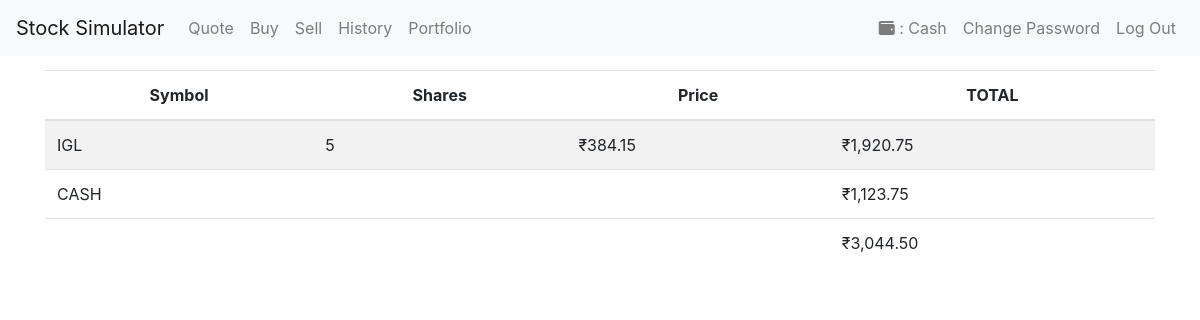
Page / (signed in) on the earlier database version.
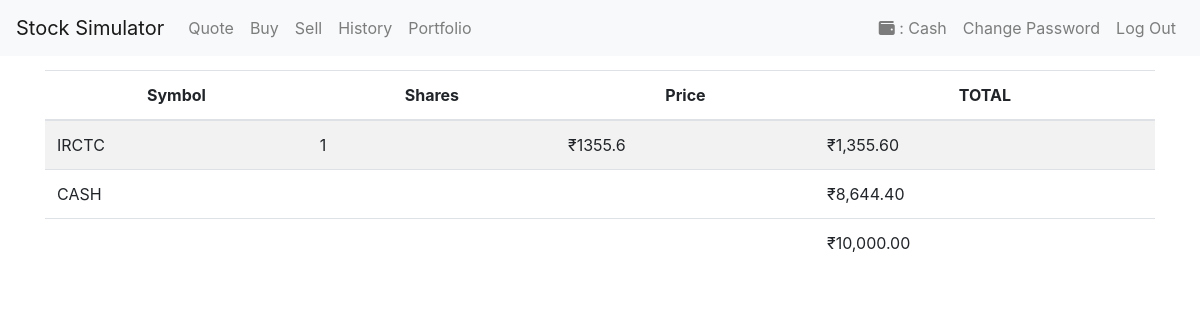
Same page on the later database version.
### tables this page shows
CREATE TABLE 'portfolio' ('id' INTEGER NOT NULL, 'symbol' TEXT NOT NULL, 'shares' INTEGER NOT NULL, 'price' NUMERIC NOT NULL, 'transacted' DATETIME NOT NULL DEFAULT CURRENT_TIMESTAMP);

### app.py (the view)
@app.route("/")
@login_required
def index():
    symbol=list()
    share=list()
    price=list()
    total=list()
    sy = db.execute("SELECT symbol FROM portfolio WHERE id = :id", id= session['user_id'])
    sh = db.execute("SELECT shares FROM portfolio WHERE id = :id", id= session['user_id'])
    pr = db.execute("SELECT price FROM portfolio WHERE id = :id", id= session['user_id'])
    for i in range (len(sy)):
        symbol.append(sy[i]["symbol"].upper())
    for i in range (len(sh)):
        share.append(sh[i]["shares"])
    for i in range (len(pr)):
        price.append(pr[i]["price"])
    for i in range(len(symbol)):
        total.append(price[i]*share[i])
    data = zip(symbol,share,price,total)
    sum = 0.0
    for i in range(len(total)):
        sum+=total[i]
    for i in range(len(total)):
        total[i]=rs(total[i])
    rows = db.execute("SELECT cash FROM users WHERE id=:id", id= session['user_id'])
    sum+=rows[0]["cash"]
    return render_template("index.html", data=data, sum=rs(sum), cash=rs(rows[0]["cash"]))

### helpers.py (called while the page is built)
def login_required(f):
    @wraps(f)
    def decorated_function(*args, **kwargs):
        if session.get("user_id") is None:
            return redirect(url_for("login", next=request.url))
        return f(*args, **kwargs)
    return decorated_function

def rs(value):
    return "₹{:,.2f}".format(value)

### templates/index.html (shortened to what this page needs)
{% extends "layout.html" %}
{% block main %}
<table class="table table-striped">
    <thead>
    <tr>
        <th>Symbol</th>
        <th>Shares</th>
        <th>Price</th>
        <th>TOTAL</th>
    </tr>
    </thead>
        <tfoot>
            <tr>
                <td colspan="3"></td>
                <td>{{sum}}</td>
            </tr>
        </tfoot>
    {% for row in data %}
    <tr>
    {% for item in row %}
    {% if item is not string and item>20%}
        <td>₹{{ item }}</td>
    {% else %}
        <td>{{ item }}</td>
    {% endif %}
    {% endfor %}
    </tr>
    {% endfor %}
    <tr>
      <td colspan="3">CASH</td>
      <td>{{cash}}</td>
    </tr>
</table>
{% endblock %}

### templates/layout.html (shortened to what this page needs)
<!DOCTYPE html>
<html lang="en">
    <head>
        <link href="{{ url_for('static', filename='styles.css') }}" rel="stylesheet">
        <link rel="stylesheet" href="https://stackpath.bootstrapcdn.com/bootstrap/4.5.2/css/bootstrap.min.css">
    </head>
    <body>
        <div class="container">
            <nav class="navbar navbar-expand-lg navbar-light bg-light fixed-top">
                <a class="navbar-brand blue" href="{{ url_for('index') }}">Stock Simulator</a>
                <div class="collapse navbar-collapse" id="navbarSupportedContent">
                    {% if session.user_id %}
                        <ul class="navbar-nav mr-auto">
                            <li class="nav-item"><a class="nav-link" href="{{ url_for('quote') }}">Quote</a></li>
                            <li class="nav-item"><a class="nav-link" href="{{ url_for('buy') }}">Buy</a></li>
                            <li class="nav-item"><a class="nav-link" href="{{ url_for('sell') }}">Sell</a></li>
                            <li class="nav-item"><a class="nav-link" href="{{ url_for('history') }}">History</a></li>
                            <li class="nav-item"><a class="nav-link" href="{{ url_for('portfolio') }}">Portfolio</a></li>
                        </ul>
                        <ul class="navbar-nav navbar-right">
                            <li class="nav-item"><a class="nav-link" href=#><i class="fas fa-wallet"></i> : Cash</a></li>
                            <li class="nav-item"><a class="nav-link" href="{{ url_for('changepass') }}">Change Password</a></li>
                            <li class="nav-item"><a class="nav-link" href="{{ url_for('logout') }}">Log Out</a></li>
                        </ul>
                    {% else %}
                        <ul class="navbar-nav ml-auto">
                            <li class="nav-item"><a class="nav-link" href="{{ url_for('register') }}">Register</a></li>
                            <li class="nav-item"><a class="nav-link" href="{{ url_for('logout') }}">Log In</a></li>
                        </ul>
                    {% endif %}
                </div>
            </nav>
            <main>
                {% block main %}{% endblock %}
            </main>
        </div>
    </body>
</html>

### static/styles.css (style rules this page uses)
.container { margin-left: auto; margin-right: auto; text-align: center; }
.navbar-light .navbar-brand { color: #537fbe; }
main td { text-align: left; }

### templates/layout.html (style rules this page uses)
body { padding-top:70px; }

Differences in the rows shown:
removed portfolio: row "IGL" "5" "₹1,920.75", price "384.15"
added portfolio: row "IRCTC" "1" "₹1,355.60", price "1355.6"
Other differences:
{{ sum }}: "₹3,044.50" → "₹10,000.00"
{{ cash }}: "₹1,123.75" → "₹8,644.40"
